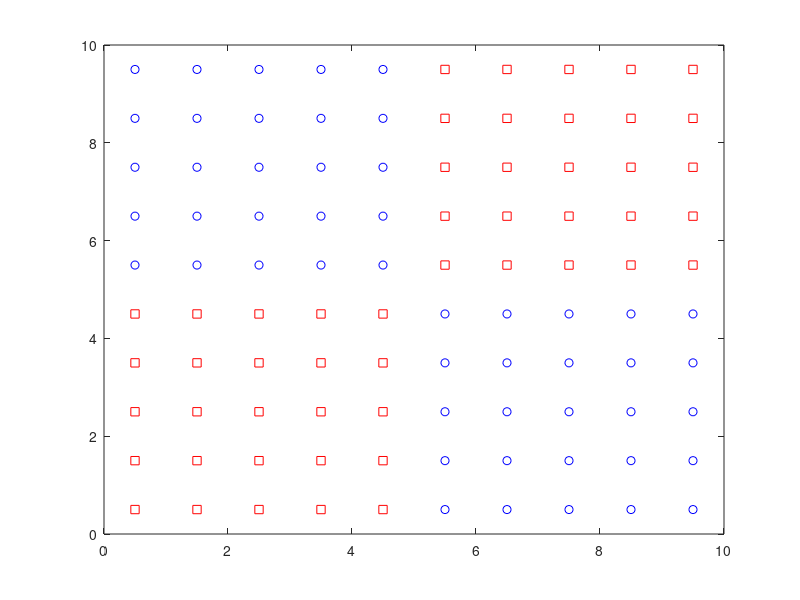

MATLAB code for this plot: (Note: this script raises an error after producing the figure.)

function [weight,lambda,obj]=laspatedex1noreg()

%%%%%%%%%%%%%%%%%%%%%%%%%%%%%%%%%%%%%%%%%%%%%%%%%%%%%%%%%%%%%%%%%
% Spatial discretization for a test problem in the plane:
%  *    *   *  *  *  *  *  *  *  *
%  *    *   *  *  *  *  *  *  *  *
%  *    *   *  *  *  *  *  *  *  *
%  *    *   *  *  *  *  *  *  *  *
%  *    *   *  *  *  *  *  *  *  *
%  *    *   *  *  *  *  *  *  *  *
%  *    *   *  *  *  *  *  *  *  *
%  *    *   *  *  *  *  *  *  *  *
% 1,2  2,2  *  *  *  *  *  *  *  *
% 1,1  2,1 3,1 *  *  *  *  *  *  *
% (Xi,Yi) below for region numbered i
%%%%%%%%%%%%%%%%%%%%%%%%%%%%%%%%%%%%%%%%%%%%%%%%%%%%%%%%%%%%%%%%%

xmax=10;
ymax=10;
Nx=10;
Ny=10;
R=Nx*Ny;
T=4*7;
Groups=cell(1,4);
nbGroups=4;
whichgroup=zeros(T,1);
for t=1:T
    whichgroup(t)=mod(t-1,4)+1;
end
Groups{1,1}=[1];
Groups{1,2}=[2];
Groups{1,3}=[3];
Groups{1,4}=[4];
for i=1:4
    for j=1:6
        Groups{1,i}=[Groups{1,i},Groups{1,i}(j)+4];
    end
end
C=1;
nbWeeks=20;
nbYears=1;
nbObervationsTotal=nbWeeks*nbYears;
maxObs=nbObervationsTotal;
lambdaTeoricos=zeros(T,R,C);
durations=ones(1,T);
nbVars=1;
sample=zeros(T,R,C,maxObs);
compteur=1;
for i=1:(Ny/2)
    for j=1:(Nx/2)
        type(compteur)=1;
        for k=1:length(Groups{1,1})
            lambdaTeoricos(Groups{1,1}(k),compteur,1)=0.5;
        end
        for k=1:length(Groups{1,3})
            lambdaTeoricos(Groups{1,3}(k),compteur,1)=0.5;
        end
        for k=1:length(Groups{1,2})
            lambdaTeoricos(Groups{1,2}(k),compteur,1)=0.1;
        end
        for k=1:length(Groups{1,4})
            lambdaTeoricos(Groups{1,4}(k),compteur,1)=0.1;
        end
        compteur=compteur+1;
    end
    for j=1:(Nx/2)
        type(compteur)=2;
        for k=1:length(Groups{1,1})
            lambdaTeoricos(Groups{1,1}(k),compteur,1)=0.1;
        end
        for k=1:length(Groups{1,2})
            lambdaTeoricos(Groups{1,2}(k),compteur,1)=0.5;
        end
        for k=1:length(Groups{1,3})
            lambdaTeoricos(Groups{1,3}(k),compteur,1)=0.1;
        end
        for k=1:length(Groups{1,4})
            lambdaTeoricos(Groups{1,4}(k),compteur,1)=0.5;
        end
        compteur=compteur+1;
    end
end

for i=(Ny/2)+1:Ny
    for j=1:(Nx/2)
        type(compteur)=2;
        for k=1:length(Groups{1,1})
            lambdaTeoricos(Groups{1,1}(k),compteur,1)=0.1;
        end
        for k=1:length(Groups{1,2})
            lambdaTeoricos(Groups{1,2}(k),compteur,1)=0.5;
        end
        for k=1:length(Groups{1,3})
            lambdaTeoricos(Groups{1,3}(k),compteur,1)=0.1;
        end
        for k=1:length(Groups{1,4})
            lambdaTeoricos(Groups{1,4}(k),compteur,1)=0.5;
        end
        compteur=compteur+1;
    end
    for j=1:(Nx/2)
        type(compteur)=1;
        for k=1:length(Groups{1,1})
            lambdaTeoricos(Groups{1,1}(k),compteur,1)=0.5;
        end
        for k=1:length(Groups{1,3})
            lambdaTeoricos(Groups{1,3}(k),compteur,1)=0.5;
        end
        for k=1:length(Groups{1,2})
            lambdaTeoricos(Groups{1,2}(k),compteur,1)=0.1;
        end
        for k=1:length(Groups{1,4})
            lambdaTeoricos(Groups{1,4}(k),compteur,1)=0.1;
        end
        compteur=compteur+1;
    end
end

nbObservations=zeros(C,R,T);
for t=1:T
    for i=1:R
        for p=1:C
            %lambdaTeoricos(t,g,i,p)=2*rand*duration(t);
            nbObservations(p,i,t)=nbObervationsTotal;
            sample(t,i,p,:)=poissrnd(lambdaTeoricos(t,i,p)*durations(t),1,nbObervationsTotal);
            nbArrivals(p,i,t)=sum(sample(t,i,p,:));
            estimated(t,i,p)=nbArrivals(p,i,t)/(nbObservations(p,i,t)*durations(t));
            nbVars=nbVars+1;
        end
    end
end

est=zeros(2,4);
for t=1:4
    nbtype1=0;
    nbtype2=0;
    for i=1:R
        if (type(i)==1)
            est(1,t)=est(1,t)+nbArrivals(1,i,t);
            nbtype1=nbtype1+nbObervationsTotal;
        else
            est(2,t)=est(2,t)+nbArrivals(1,i,t);
            nbtype2=nbtype2+nbObervationsTotal;
        end
    end
    est(1,t)=est(1,t)/nbtype1;
    est(2,t)=est(2,t)/nbtype2;
end


for i=1:Nx
    absc(i)=xmax/(2*Nx)+(xmax/Nx)*(i-1);
end
for i=1:Ny
    ord(i)=ymax/(2*Ny)+(ymax/Ny)*(i-1);
end

for i=1:Nx
      for j=1:Ny
          if (type((j-1)*Nx+i)==1)
             plot(absc(i),ord(j),'rs');
             hold on;
          else
             plot(absc(i),ord(j),'bo');
             hold on;
          end
      end
end

for i=1:R
    %type(i)=1+floor(4*rand);  
    Xi=mod(i,Nx);
    if (Xi==0)
       Yi=i/Nx;
    else
       Yi=1+(i-Xi)/Nx;
    end
    if (Xi==0)
        Xi=Nx;
    end
    neighbors{1,i}=[];
    %Possible neighbors are (Xi,Yi-1),(Xi,Yi+1),
    %(Xi-1,Yi),(Xi+1,Yi),
    %(Xi-1,Yi+1),(Xi-1,Yi-1),
    %(Xi+1,Yi+1), and (Xi+1,Yi-1),
    if (Yi-1>=1)
        neighbors{1,i}=[neighbors{1,i},(Yi-2)*Nx+Xi];     
    end
    if (Yi+1<=Ny)
        neighbors{1,i}=[neighbors{1,i},Yi*Nx+Xi];     
    end
    if (Xi-1>=1)
        neighbors{1,i}=[neighbors{1,i},(Yi-1)*Nx+Xi-1];     
    end
    if (Xi+1<=Nx)
        neighbors{1,i}=[neighbors{1,i},(Yi-1)*Nx+Xi+1];     
    end
    if ((Yi+1<=Ny)&&(Xi-1>=1))
        neighbors{1,i}=[neighbors{1,i},Yi*Nx+Xi-1];     
    end
    if ((Yi-1>=1)&&(Xi-1)>=1)
        neighbors{1,i}=[neighbors{1,i},(Yi-2)*Nx+Xi-1];     
    end
    if ((Yi+1<=Ny)&&(Xi+1)<=Nx)
        neighbors{1,i}=[neighbors{1,i},Yi*Nx+Xi+1];     
    end
    if ((Yi-1>=1)&&(Xi+1)<=Nx)
        neighbors{1,i}=[neighbors{1,i},(Yi-2)*Nx+Xi+1];     
    end
    for j=1:R
        Xj=mod(j,Nx);
        if (Xj==0)
          Yj=j/Nx;
        else
          Yj=1+((j-Xj)/Nx);
        end
        if (Xj==0)
            Xj=Nx;
        end
        %distance(i,j)=norm([absc(Xi)-absc(Xj);ord(Yi)-ord(Yj)]);
        distance(i,j)=1;
    end
end

epsilon=0.001;
lambda0=epsilon*ones(C,R,T);
weight=1;
sigma=0.5;
betaBar=1;
iterMax=30;
model='noreg';
params.neighbors=neighbors;
params.type=type;
params.distance=distance;
params.alpha=1;

weights=[0,0.01,0.05,0.01,0.1,1,5,10,20,30,40,50,60,70,80,90,100,110,120,130,140,150,160,170,180,190,200,210,220,230,240,250,260,270,280,290,300,310,320,330,340,350,360,370,380,390,400];
alphas= [0,0.01,0.05,0.01,0.1,1,5,10,20,30,40,50,60,70,80,90,100,110,120,130,140,150,160,170,180,190,200,210,220,230,240,250,260,270,280,290,300,310,320,330,340,350,360,370,380,390,400];

err=[];

for it=1:length(weights)
    it
    params.alpha=alphas(it);
    weight=weights(it);
    [lambda,obj]=laspated(model,nbObservations,nbArrivals,T,R,C,durations,Groups,whichgroup,weight*ones(1,nbGroups),sigma,iterMax,epsilon,lambda0,params);
    differenceL2=[];
    for t=1:T
            for i=1:R
                for p=1:C
                    differenceL2=[differenceL2;abs(lambdaTeoricos(t,i,p)-lambda(p,i,t))/lambdaTeoricos(t,i,p)];
                end
            end
    end
    err=[err,mean(differenceL2)]; 
end
figure()
plot(err);

proportion=0.2;
[cputime,weight,lambda]=crossValidation(model,sample,T,R,C,sigma,lambda0,iterMax,proportion,epsilon,durations,Groups,whichgroup,weights,params);


